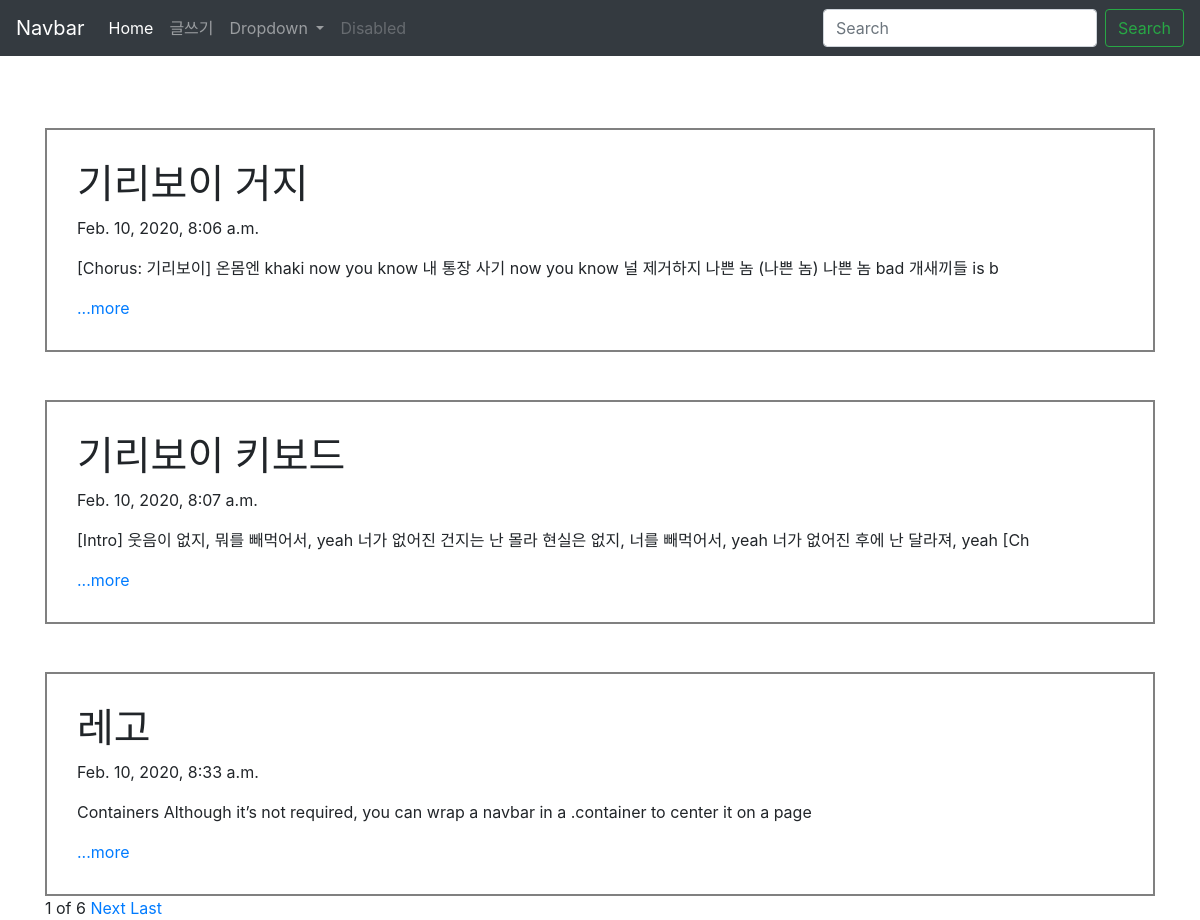
The page / on the database its author committed.
### BlogApp/models.py (models this page shows, shortened)
class writing(models.Model):
    title = models.CharField(max_length=100)
    pub_date = models.DateTimeField(auto_now_add=True)
    text = models.TextField()
    def summary(self):
        return self.text[:100]

### BlogApp/views.py (the view)
# urls.py: 2. Add a URL to urlpatterns:  path('', views.home, name='home')
def home(request):
    write = writing.objects #쿼리셋
    writing_list = writing.objects.all()
    paginator = Paginator(writing_list,3)
    page = request.GET.get('page')
    posts = paginator.get_page(page)
    return render(request, 'home.html', {'writings':write, 'posts':posts} )

### BlogApp/templates/home.html (shortened to what this page needs)
{% extends 'base.html' %}
{% block contents %}
<body>
    <div class="container">
        {% for w in posts %}
        <br><br>
        <div style="border: 2px solid gray; padding: 30px;">
            <h1>{{w.title}}</h1>
            <p>{{w.pub_date}}</p>
            <p>{{w.summary}} </p>
            <a href="{% url 'detail' w.id %}">...more </a>
        </div>
        {% endfor %}
    </div>
</body>
<div class="container">
    <span>{{posts.number}}</span>
    <span>of</span>
    <span>{{posts.paginator.num_pages}}</span>
    {% if posts.has_next %}
    <a href="?page={{posts.next_page_number}}">Next</a>
    <a href="?page={{posts.paginator.num_pages}}">Last</a>
    {% endif %}
</div>
{% endblock contents %}

### rows shown on the page
writing: title "기리보이 거지", pub_date "Feb. 10, 2020, 8:06 a.m.", summary "[Chorus: 기리보이] 온몸엔 khaki now you know 내 통장 사기 now you know 널 제거하지 나쁜 놈 (나쁜 놈) 나쁜 놈 bad 개새끼들 is b"
writing: title "기리보이 키보드", pub_date "Feb. 10, 2020, 8:07 a.m.", summary "[Intro] 웃음이 없지, 뭐를 빼먹어서, yeah 너가 없어진 건지는 난 몰라 현실은 없지, 너를 빼먹어서, yeah 너가 없어진 후에 난 달라져, yeah [Ch"
writing: title "레고", pub_date "Feb. 10, 2020, 8:33 a.m.", summary "Containers Although it’s not required, you can wrap a navbar in a .container to center it on a page"

### other values the page prints
{{ posts.number }} "1"
{{ posts.paginator.num_pages }} "6"
